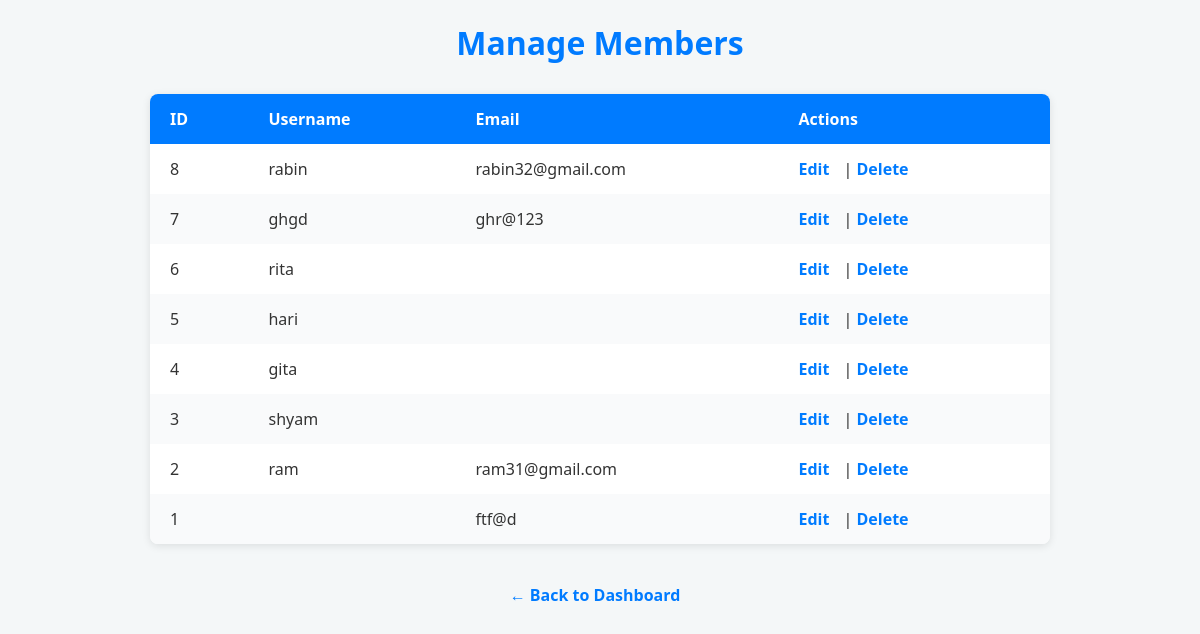
/manage_members.php (signed in), run on the app's committed database.
### tables this page shows
CREATE TABLE `members` (
  `id` int(11) NOT NULL,
  `name` varchar(100) DEFAULT NULL,
  `username` varchar(100) NOT NULL,
  `password` varchar(100) NOT NULL,
  `email` varchar(100) DEFAULT NULL,
  `phone` varchar(20) DEFAULT NULL,
  `gender` varchar(10) DEFAULT NULL,
  `plan_id` int(11) DEFAULT NULL,
  `photo` varchar(255) DEFAULT NULL,
  `join_date` date DEFAULT NULL,
  `role` varchar(20) NOT NULL DEFAULT 'member'
);

### manage_members.php (the view, shortened to what this page needs)
<?php
include("db_connect.php");
$result = $conn->query("SELECT id, username, email FROM members ORDER BY id DESC");
?>
<!DOCTYPE html>
<html lang="en">
<head>
</head>
<body>
<div class="container">
  <h1>Manage Members</h1>
  <table>
      <thead>
        <tr>
            <th>ID</th><th>Username</th><th>Email</th><th>Actions</th>
        </tr>
      </thead>
      <tbody>
      <?php while ($row = $result->fetch_assoc()): ?>
        <tr>
            <td data-label="ID"><?php echo htmlspecialchars($row['id']); ?></td>
            <td data-label="Username"><?php echo htmlspecialchars($row['username']); ?></td>
            <td data-label="Email"><?php echo htmlspecialchars($row['email']); ?></td>
            <td data-label="Actions">
                <a href="edit_member.php?id=<?php echo $row['id']; ?>">Edit</a> |
                <a href="delete_member.php?id=<?php echo $row['id']; ?>" onclick="return confirm('Delete this member?');">Delete</a>
            </td>
        </tr>
      <?php endwhile; ?>
      </tbody>
  </table>
  <a href="admin_dashboard.php" class="back-link">← Back to Dashboard</a>
</div>
</body>
</html>

### manage_members.php (style rules this page uses)
body { font-family: 'Segoe UI', Tahoma, Geneva, Verdana, sans-serif; background-color: #f4f7f8; margin: 20px; color: #333; }
h1 { text-align: center; color: #007BFF; margin-bottom: 30px; }
table { border-collapse: collapse; width: 90%; margin: 0 auto 40px auto; box-shadow: 0 2px 8px rgba(0,0,0,0.1); background: #fff; border-radius: 8px; overflow: hidden; }
th, td { padding: 14px 20px; text-align: left; }
th { background-color: #007BFF; color: white; font-weight: 600; }
tr:nth-child(even) { background-color: #f9fafb; }
a { color: #007BFF; text-decoration: none; font-weight: 600; margin-right: 10px; }
.container { max-width: 1000px; margin: auto; }
.back-link { display: block; text-align: center; margin-top: 10px; font-weight: 600; }

### data on the page
members: id "8", username "rabin", email "rabin32@gmail.com"
members: id "7", username "ghgd", email "ghr@123"
members: id "6", username "rita"
members: id "5", username "hari"
members: id "4", username "gita"
members: id "3", username "shyam"
members: id "2", username "ram", email "ram31@gmail.com"
members: id "1", email "ftf@d"
